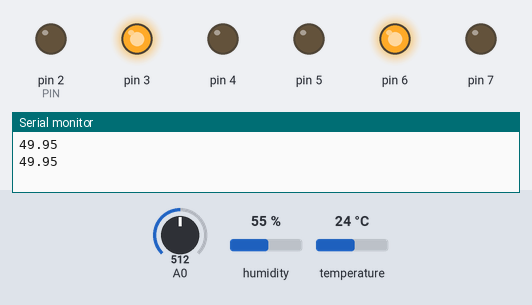
This sketch was run on a simulated Arduino Uno, built with avr-gcc and run on an emulated ATmega328P. On the bench: output pins drawn as LEDs (lit = HIGH), the last lines printed to the serial monitor. Inputs (shaded band) come from the test bench; at power-on: A0 = 512, humidity 55 %, temperature 24 °C. Pins used as bus, display or sensor lines are not drawn.

Above: at 2.8 s.
2.9 s: A0 set to 716
At 5.2 s:
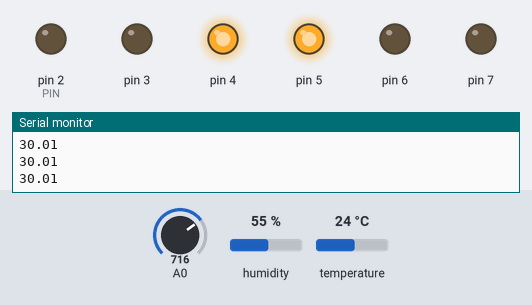
5.6 s: A0 set to 900
At 7.1 s:
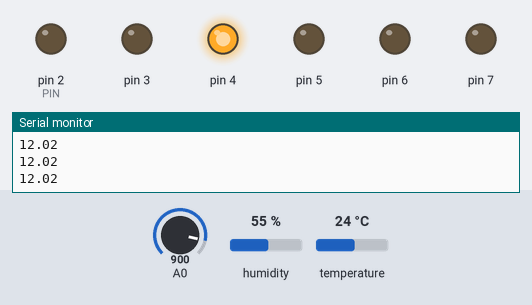
8.3 s: A0 set to 1023
At 9.5 s:
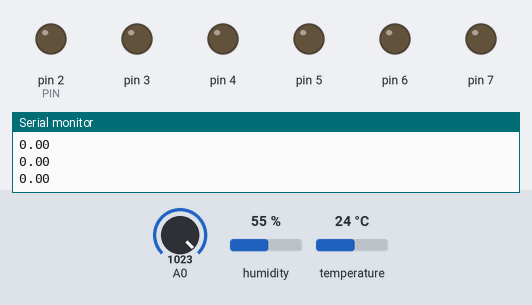
11.0 s: A0 set to 511
At 11.9 s:
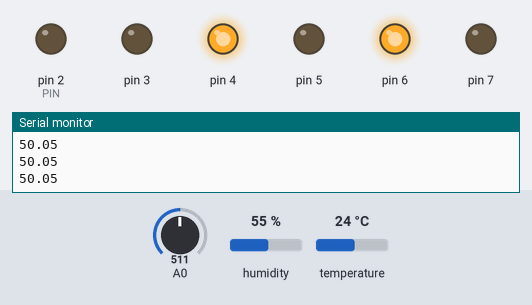
13.7 s: A0 set to 306
At 14.3 s:
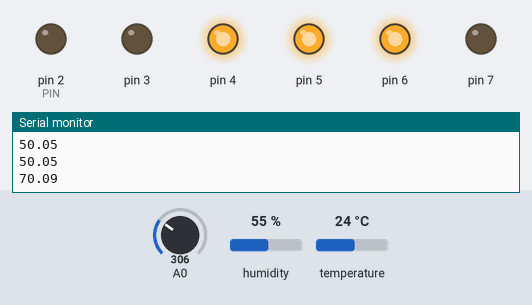
16.4 s: A0 set to 122
At 16.9 s:
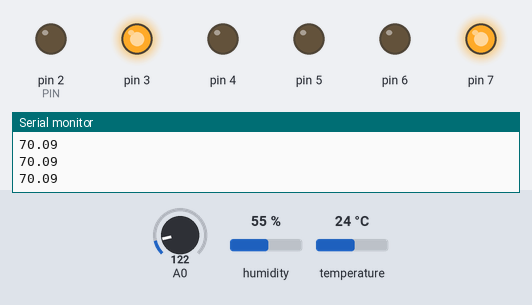
Timing chart, 0 to 19.4 s (numbered marks = the images above; inputs shaded):
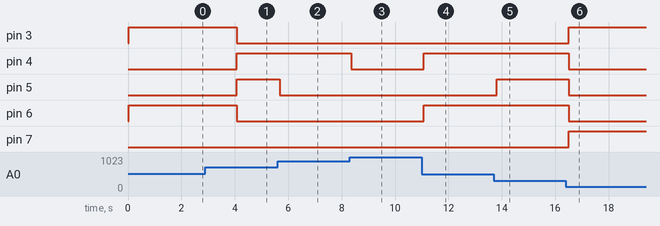

The sketch:

dht-7s.ino
```cpp
#include "DHT.h"

#define PIN 2
#define DHTTYPE DHT11

DHT dht(8, DHT11);

void setup() {
  pinMode(0, OUTPUT);
  pinMode(1, OUTPUT);
  pinMode(2, OUTPUT);
  pinMode(3, OUTPUT);
  pinMode(4, OUTPUT);
  pinMode(5, OUTPUT);
  pinMode(6, OUTPUT);
  pinMode(7, OUTPUT);
  Serial.begin(1200);
  dht.begin();
}

void loop() {
  int h = dht.readHumidity();

  int t = dht.readTemperature();

  int sensorValue = analogRead(A0);
  float l = (100-(sensorValue * 100.0) / 1023.0);

  int n=l;
  Serial.println(l);
  if((n>=0&&n<=9) || n%10==0){
    if(n%10==0){
      digitalWrite(0, LOW);
      digitalWrite(1, LOW);
      digitalWrite(2, LOW);
      digitalWrite(3, LOW);
    }
    if(n>=0&&n<=9){
      digitalWrite(4, LOW);
      digitalWrite(5, LOW);
      digitalWrite(6, LOW);
      digitalWrite(7, LOW);
    }
  }
  if((n>=10&&n<=19) || n%10==1){
    if(n%10==1){
      digitalWrite(0, HIGH);
      digitalWrite(1, LOW);
      digitalWrite(2, LOW);
      digitalWrite(3, LOW);
    }
    if(n>=10&&n<=19){
      digitalWrite(4, HIGH);
      digitalWrite(5, LOW);
      digitalWrite(6, LOW);
      digitalWrite(7, LOW);
    }
  }
  if((n>=20&&n<=29) || n%10==2){
    if(n%10==2){
      digitalWrite(0, LOW);
      digitalWrite(1, HIGH);
      digitalWrite(2, LOW);
      digitalWrite(3, LOW);
    }
    if(n>=20&&n<=29){
      digitalWrite(4, LOW);
      digitalWrite(5, HIGH);
      digitalWrite(6, LOW);
      digitalWrite(7, LOW);
    }
  }
  if((n>=30&&n<=39) || n%10==3){
    if(n%10==3){
      digitalWrite(0, HIGH);
      digitalWrite(1, HIGH);
      digitalWrite(2, LOW);
      digitalWrite(3, LOW);
    }
    if(n>=30&&n<=39){
      digitalWrite(4, HIGH);
      digitalWrite(5, HIGH);
      digitalWrite(6, LOW);
      digitalWrite(7, LOW);
    }
  }
  if((n>=40&&n<=49) || n%10==4){
    if(n%10==4){
      digitalWrite(0, LOW);
      digitalWrite(1, LOW);
      digitalWrite(2, HIGH);
      digitalWrite(3, LOW);
    }
    if(n>=40&&n<=49){
      digitalWrite(4, LOW);
      digitalWrite(5, LOW);
      digitalWrite(6, HIGH);
      digitalWrite(7, LOW);
    }
  }
  if((n>=50&&n<=59) || n%10==5){
    if(n%10==5){
      digitalWrite(0, HIGH);
      digitalWrite(1, LOW);
      digitalWrite(2, HIGH);
      digitalWrite(3, LOW);
    }
    if(n>=50&&n<=59){
      digitalWrite(4, HIGH);
      digitalWrite(5, LOW);
      digitalWrite(6, HIGH);
      digitalWrite(7, LOW);
    }
  }
  if((n>=60&&n<=69) || n%10==6){
    if(n%10==6){
      digitalWrite(0, LOW);
      digitalWrite(1, HIGH);
      digitalWrite(2, HIGH);
      digitalWrite(3, LOW);
    }
    if(n>=60&&n<=69){
      digitalWrite(4, LOW);
      digitalWrite(5, HIGH);
      digitalWrite(6, HIGH);
      digitalWrite(7, LOW);
    }
  }
  if((n>=70&&n<=79) || n%10==7){
    if(n%10==7){
      digitalWrite(0, HIGH);
      digitalWrite(1, HIGH);
      digitalWrite(2, HIGH);
      digitalWrite(3, LOW);
    }
    if(n>=70&&n<=79){
      digitalWrite(4, HIGH);
      digitalWrite(5, HIGH);
      digitalWrite(6, HIGH);
      digitalWrite(7, LOW);
    }
  }
  if((n>=80&&n<=89) || n%10==8){
    if(n%10==8){
      digitalWrite(0, LOW);
      digitalWrite(1, LOW);
      digitalWrite(2, LOW);
      digitalWrite(3, HIGH);
    }
    if(n>=80&&n<=89){
      digitalWrite(4, LOW);
      digitalWrite(5, LOW);
      digitalWrite(6, LOW);
      digitalWrite(7, HIGH);
    }
  }
  if((n>=90&&n<=99) || n%10==9){
    if(n%10==9){
      digitalWrite(0, HIGH);
      digitalWrite(1, LOW);
      digitalWrite(2, LOW);
      digitalWrite(3, HIGH);
    }
    if(n>=90&&n<=99){
      digitalWrite(4, HIGH);
      digitalWrite(5, LOW);
      digitalWrite(6, LOW);
      digitalWrite(7, HIGH);
    }
    delay(2000);
  }
}
```

Measured:
- after the input at 2.9 s, pin 3, pin 6: HIGH → LOW after 1.2 s; pin 4, pin 5: LOW → HIGH after 1.2 s
- after the input at 5.6 s, pin 5: HIGH → LOW after 0.09 s
- after the input at 8.3 s, pin 4: HIGH → LOW after 0.06 s
- after the input at 11.0 s, pin 4, pin 6: LOW → HIGH after 0.07 s
- after the input at 13.7 s, pin 5: LOW → HIGH after 0.12 s
- after the input at 16.4 s, pin 3, pin 7: LOW → HIGH after 0.10 s; pin 4–6: HIGH → LOW after 0.10 s
